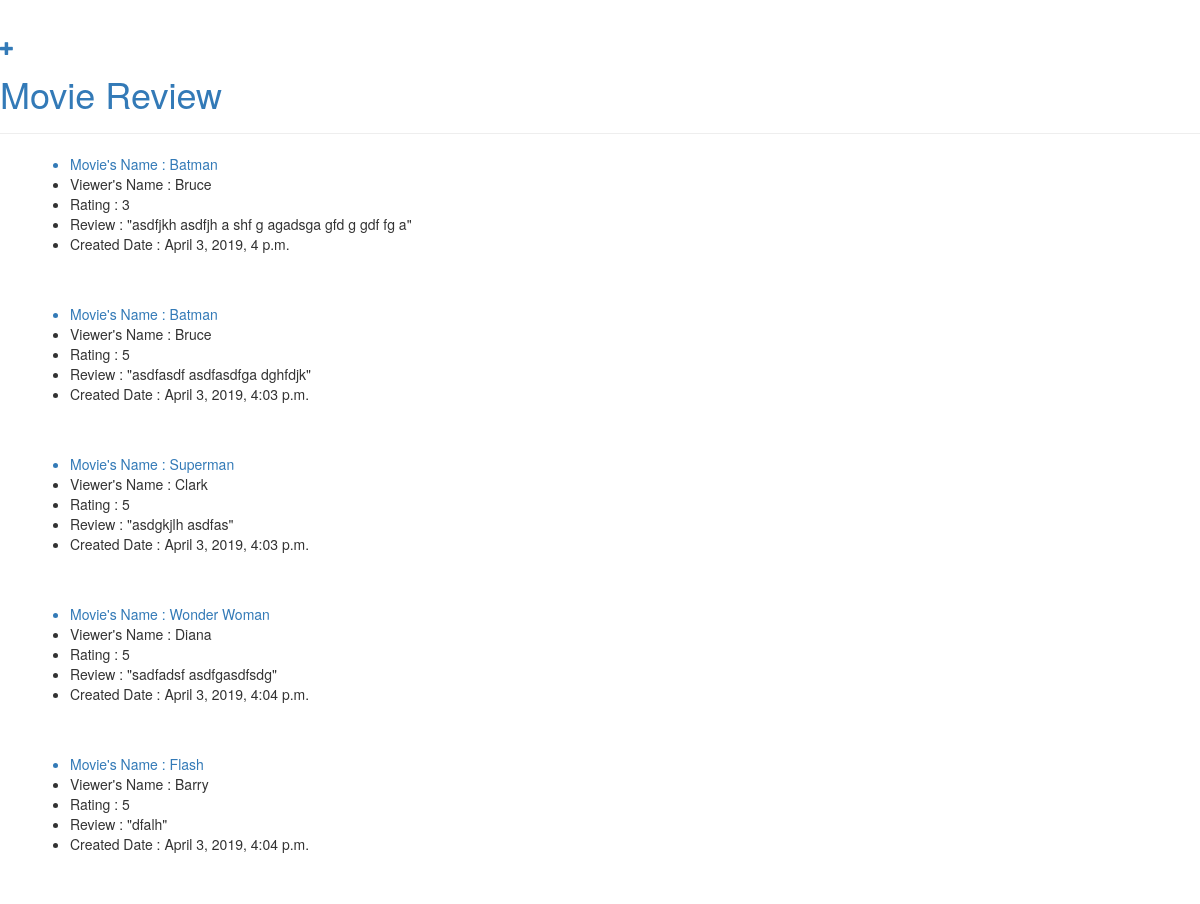
Before: / with the older database file.
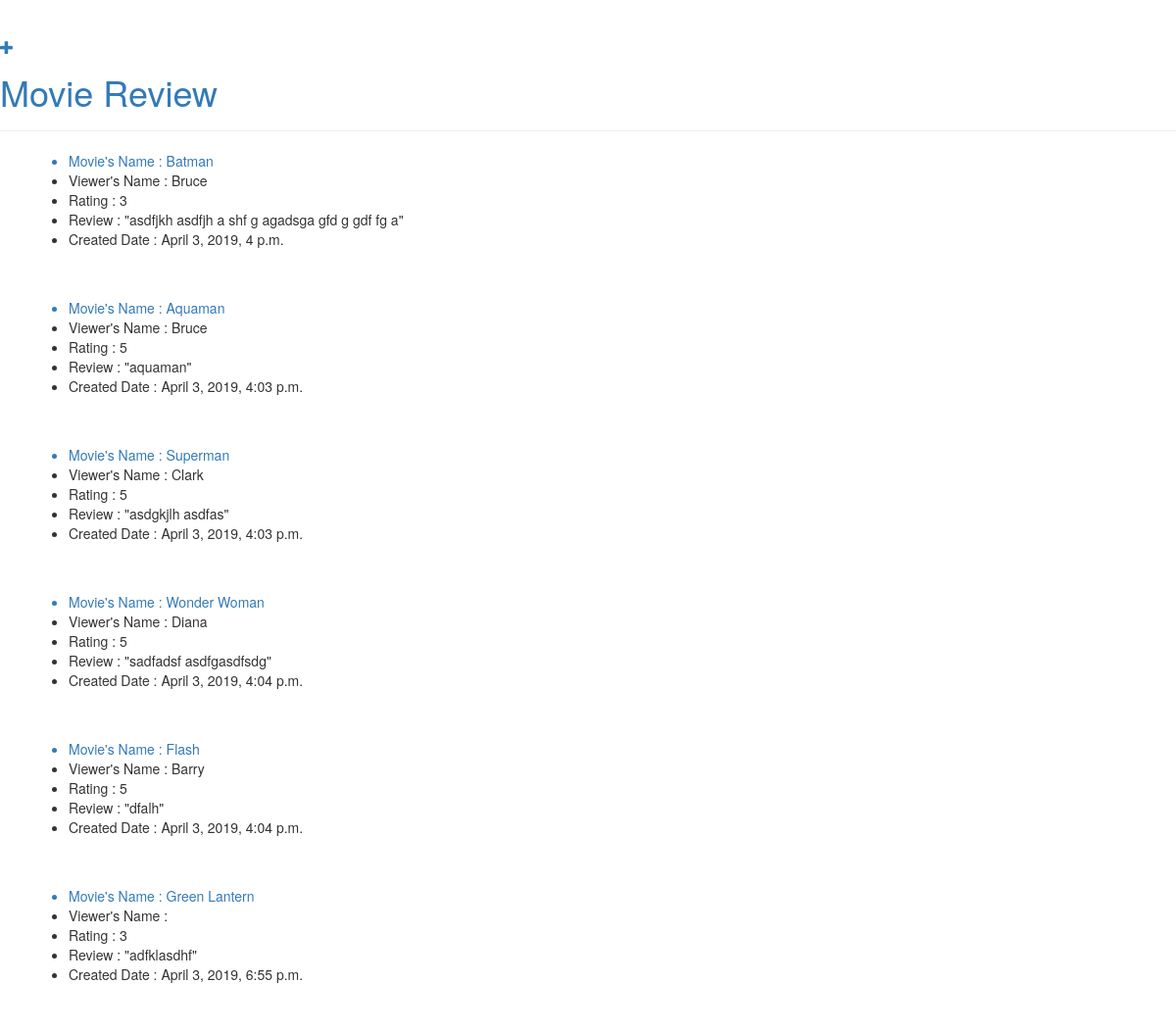
After: the same page with the newer database file.
### polls/models.py (models this page shows, shortened)
class Post(models.Model):
    viewer_name = models.CharField(max_length=50)
    movie_title = models.CharField(max_length=100)
    rating = models.IntegerField(max_length=5)
    review = models.TextField()
    created_date = models.DateTimeField(default=timezone.now)

### polls/views.py (the view)
# urls.py: path('', views.post_list, name='post_list'),
def post_list(request):
    posts = Post.objects.filter(created_date__lte=timezone.now()).order_by('created_date')
    return render(request, 'polls/post_list.html', {'posts' : posts})

### polls/templates/polls/post_list.html
{% extends 'polls/tem.html' %}
{% block content %}
{% for post in posts %}
<ul>
  <a href="{% url 'post_detail' pk=post.pk %}"><li>Movie's Name : {{post.movie_title}}</li></a>
  <li>Viewer's Name : {{post.viewer_name}}</li>
  <li>Rating : {{post.rating}}</li>
  <li>Review : "{{post.review}}"</li>
  <li>Created Date : {{post.created_date}}</li>
</ul>
<br><br>
{% endfor %}
{% endblock %}

### polls/templates/polls/tem.html (shortened to what this page needs)
{% load static %}
<html>
    <head>
        <link rel="stylesheet" href="//maxcdn.bootstrapcdn.com/bootstrap/3.2.0/css/bootstrap.min.css">
        <link rel="stylesheet" href="//maxcdn.bootstrapcdn.com/bootstrap/3.2.0/css/bootstrap-theme.min.css">
    </head>
    <body>
        <div class="page-header">
            <a href="{% url 'post_new' %}" class="top-menu"><span class="glyphicon glyphicon-plus"></span></a>
            <h1><a href="/">Movie Review</a></h1>
        </div>
        <div class="content container">
            <div class="row">
                <div class="col-md-8">
                    {% block content %}
                    {% endblock %}
                </div>
            </div>
        </div>
    </body>
</html>

Changed rows visible on the page:
changed Post: movie_title "Batman" → "Aquaman"; review "asdfasdf asdfasdfga dghfdjk" → "aquaman"
added Post: movie_title "Green Lantern", rating "3", review "adfklasdhf", created_date "April 3, 2019, 6:55 p.m."
